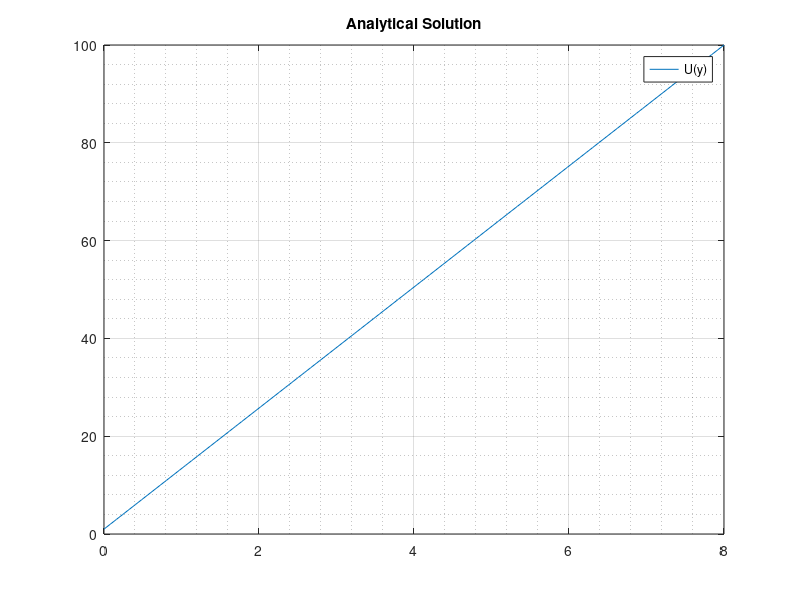

Recreate this plot in MATLAB.
clear;
clc,

% Geometry parameters
h = 1;

% Velocity of plate
u_0 = 8; % define this better

y = linspace(0,1,100)'; % column vector
velocity=zeros(100,1); % column vector

for i = 1:100
    velocity(i) = u_0 * (y(i)/h);
end

% File handling
fileID = fopen('analytical_velo_CF.dat','w');
fprintf(fileID,'%10s\n','U(y)');
fprintf(fileID,'%10.8f\n',velocity);
fclose(fileID);

% plotting
y_axis = linspace(1,100,100);
plot(velocity,y_axis) 
grid on
grid minor
legend('U(y)')
title('Analytical Solution')
